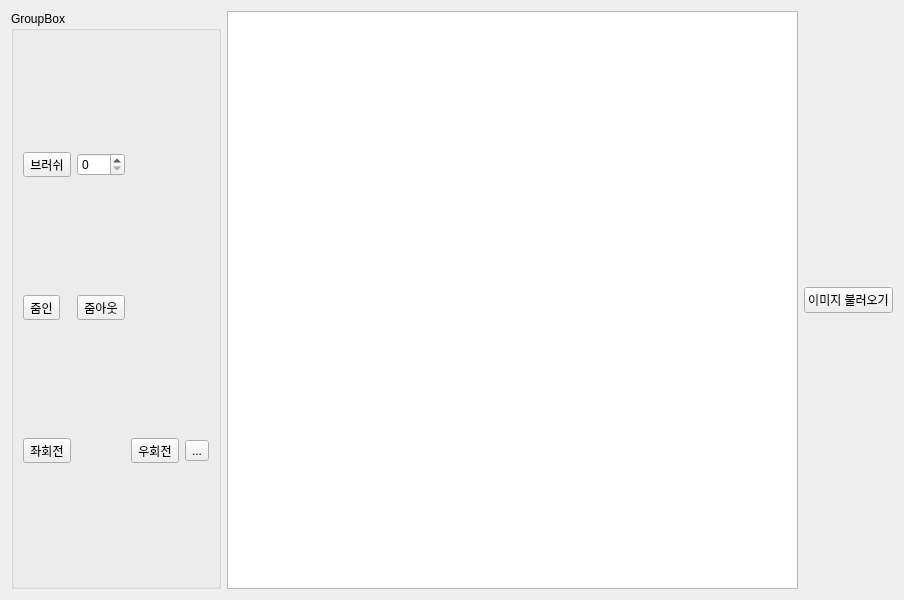
<?xml version="1.0" encoding="UTF-8"?>
<ui version="4.0">
 <class>Widget</class>
 <widget class="QWidget" name="Widget">
  <property name="geometry">
   <rect>
    <x>0</x>
    <y>0</y>
    <width>904</width>
    <height>600</height>
   </rect>
  </property>
  <property name="windowTitle">
   <string>Widget</string>
  </property>
  <layout class="QHBoxLayout" name="horizontalLayout">
   <item>
    <widget class="QGroupBox" name="groupBox">
     <property name="title">
      <string>GroupBox</string>
     </property>
     <layout class="QGridLayout" name="gridLayout">
      <item row="3" column="2">
       <widget class="QToolButton" name="RightRotate">
        <property name="text">
         <string>우회전</string>
        </property>
       </widget>
      </item>
      <item row="3" column="3">
       <widget class="QToolButton" name="Gray">
        <property name="text">
         <string>...</string>
        </property>
       </widget>
      </item>
      <item row="0" column="0">
       <widget class="QToolButton" name="Brush">
        <property name="text">
         <string>브러쉬</string>
        </property>
       </widget>
      </item>
      <item row="0" column="1">
       <widget class="QSpinBox" name="spinBox"/>
      </item>
      <item row="3" column="0">
       <widget class="QToolButton" name="LeftRotate">
        <property name="text">
         <string>좌회전</string>
        </property>
       </widget>
      </item>
      <item row="1" column="0">
       <widget class="QToolButton" name="ZoomIn">
        <property name="text">
         <string>줌인</string>
        </property>
       </widget>
      </item>
      <item row="1" column="1">
       <widget class="QToolButton" name="ZoomOut">
        <property name="text">
         <string>줌아웃</string>
        </property>
       </widget>
      </item>
     </layout>
    </widget>
   </item>
   <item>
    <widget class="QGraphicsView" name="graphicsView"/>
   </item>
   <item>
    <widget class="QPushButton" name="pushButton">
     <property name="text">
      <string>이미지 불러오기</string>
     </property>
    </widget>
   </item>
  </layout>
 </widget>
 <resources/>
 <connections/>
</ui>
